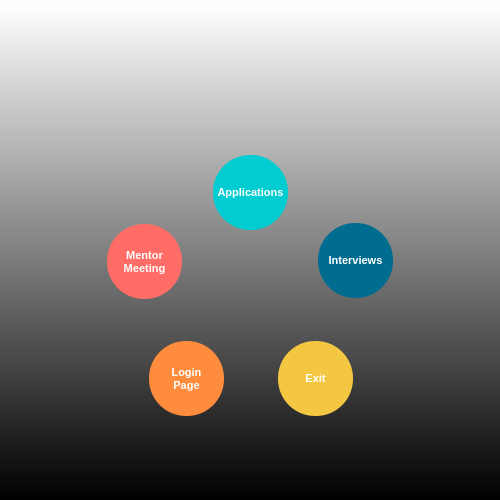
<?xml version="1.0" encoding="UTF-8"?>
<ui version="4.0">
 <class>Form</class>
 <widget class="QWidget" name="Form">
  <property name="geometry">
   <rect>
    <x>0</x>
    <y>0</y>
    <width>500</width>
    <height>500</height>
   </rect>
  </property>
  <property name="minimumSize">
   <size>
    <width>500</width>
    <height>500</height>
   </size>
  </property>
  <property name="maximumSize">
   <size>
    <width>500</width>
    <height>500</height>
   </size>
  </property>
  <property name="windowTitle">
   <string>USER PREFENCE</string>
  </property>
  <property name="windowIcon">
   <iconset>
    <normaloff>pictures/wehere_icon.png</normaloff>pictures/wehere_icon.png</iconset>
  </property>
  <property name="styleSheet">
   <string notr="true">background-color: qlineargradient(spread:pad, x1:0.499773, y1:1, x2:0.5, y2:0.00568182, stop:0 rgba(0, 0, 0, 255), stop:1 rgba(255, 255, 255, 255));</string>
  </property>
  <widget class="QLabel" name="label">
   <property name="geometry">
    <rect>
     <x>120</x>
     <y>20</y>
     <width>261</width>
     <height>101</height>
    </rect>
   </property>
   <property name="font">
    <font>
     <family>Arial</family>
     <pointsize>8</pointsize>
     <bold>true</bold>
    </font>
   </property>
   <property name="styleSheet">
    <string notr="true">background-color: rgba(0, 0, 0,0%);</string>
   </property>
   <property name="text">
    <string/>
   </property>
   <property name="pixmap">
    <pixmap>pictures/wehere_logo.ico</pixmap>
   </property>
  </widget>
  <widget class="QLabel" name="label_2">
   <property name="geometry">
    <rect>
     <x>80</x>
     <y>130</y>
     <width>341</width>
     <height>311</height>
    </rect>
   </property>
   <property name="font">
    <font>
     <family>Arial</family>
     <pointsize>8</pointsize>
     <bold>true</bold>
    </font>
   </property>
   <property name="styleSheet">
    <string notr="true">background-color: rgba(0, 0, 0,0%);</string>
   </property>
   <property name="text">
    <string/>
   </property>
   <property name="pixmap">
    <pixmap>pictures/user_loop.png</pixmap>
   </property>
   <property name="scaledContents">
    <bool>true</bool>
   </property>
  </widget>
  <widget class="QPushButton" name="pushButton_user_pre_applications">
   <property name="geometry">
    <rect>
     <x>213</x>
     <y>155</y>
     <width>75</width>
     <height>75</height>
    </rect>
   </property>
   <property name="minimumSize">
    <size>
     <width>75</width>
     <height>75</height>
    </size>
   </property>
   <property name="maximumSize">
    <size>
     <width>75</width>
     <height>75</height>
    </size>
   </property>
   <property name="font">
    <font>
     <family>Arial</family>
     <pointsize>8</pointsize>
     <bold>true</bold>
    </font>
   </property>
   <property name="styleSheet">
    <string notr="true">QPushButton{
	border-radius : 37px;
	
	background-color: rgb(0, 204, 209);
	color: rgb(255, 255, 255);
}
QPushButton:hover{
	
	
	background-color: rgb(0, 251, 255);
}
</string>
   </property>
   <property name="text">
    <string>Applications</string>
   </property>
  </widget>
  <widget class="QPushButton" name="pushButton_user_pre_interviews">
   <property name="geometry">
    <rect>
     <x>318</x>
     <y>223</y>
     <width>75</width>
     <height>75</height>
    </rect>
   </property>
   <property name="minimumSize">
    <size>
     <width>75</width>
     <height>75</height>
    </size>
   </property>
   <property name="maximumSize">
    <size>
     <width>75</width>
     <height>75</height>
    </size>
   </property>
   <property name="font">
    <font>
     <family>Arial</family>
     <pointsize>8</pointsize>
     <bold>true</bold>
    </font>
   </property>
   <property name="styleSheet">
    <string notr="true">QPushButton{
	border-radius : 37px;
	background-color: rgb(0, 108, 143);
	color: rgb(255, 255, 255);
}
QPushButton:hover{
	
	background-color: rgb(0, 196, 255);
}
</string>
   </property>
   <property name="text">
    <string>Interviews</string>
   </property>
  </widget>
  <widget class="QPushButton" name="pushButton_user_pre_exit">
   <property name="geometry">
    <rect>
     <x>278</x>
     <y>341</y>
     <width>75</width>
     <height>75</height>
    </rect>
   </property>
   <property name="minimumSize">
    <size>
     <width>75</width>
     <height>75</height>
    </size>
   </property>
   <property name="maximumSize">
    <size>
     <width>75</width>
     <height>75</height>
    </size>
   </property>
   <property name="font">
    <font>
     <family>Arial</family>
     <pointsize>8</pointsize>
     <bold>true</bold>
    </font>
   </property>
   <property name="styleSheet">
    <string notr="true">QPushButton{
	border-radius : 37px;
	background-color: rgb(243, 199, 65);
	color: rgb(255, 255, 255);
}
QPushButton:hover{
	
	background-color: rgb(162, 132, 43);
}
</string>
   </property>
   <property name="text">
    <string>Exit</string>
   </property>
  </widget>
  <widget class="QPushButton" name="pushButton_user_pre_login_page">
   <property name="geometry">
    <rect>
     <x>149</x>
     <y>341</y>
     <width>75</width>
     <height>75</height>
    </rect>
   </property>
   <property name="minimumSize">
    <size>
     <width>75</width>
     <height>75</height>
    </size>
   </property>
   <property name="maximumSize">
    <size>
     <width>75</width>
     <height>75</height>
    </size>
   </property>
   <property name="font">
    <font>
     <family>Arial</family>
     <pointsize>8</pointsize>
     <bold>true</bold>
    </font>
   </property>
   <property name="styleSheet">
    <string notr="true">QPushButton{
	border-radius : 37px;
	background-color: rgb(255, 140, 61);
	color: rgb(255, 255, 255);
}
QPushButton:hover{
	
	background-color: rgb(170, 92, 41);
}
</string>
   </property>
   <property name="text">
    <string>Login 
Page</string>
   </property>
  </widget>
  <widget class="QPushButton" name="pushButton_user_pre_mentor_meeting">
   <property name="geometry">
    <rect>
     <x>107</x>
     <y>224</y>
     <width>75</width>
     <height>75</height>
    </rect>
   </property>
   <property name="minimumSize">
    <size>
     <width>75</width>
     <height>75</height>
    </size>
   </property>
   <property name="maximumSize">
    <size>
     <width>75</width>
     <height>75</height>
    </size>
   </property>
   <property name="font">
    <font>
     <family>Arial</family>
     <pointsize>8</pointsize>
     <bold>true</bold>
    </font>
   </property>
   <property name="styleSheet">
    <string notr="true">QPushButton{
	border-radius : 37px;
	background-color: rgb(255, 109, 102);
	color: rgb(255, 255, 255);
}
QPushButton:hover{
	background-color: rgb(173, 73, 69);
}
</string>
   </property>
   <property name="text">
    <string>Mentor
Meeting</string>
   </property>
  </widget>
  <widget class="QLabel" name="label_3">
   <property name="geometry">
    <rect>
     <x>200</x>
     <y>245</y>
     <width>100</width>
     <height>100</height>
    </rect>
   </property>
   <property name="minimumSize">
    <size>
     <width>100</width>
     <height>100</height>
    </size>
   </property>
   <property name="maximumSize">
    <size>
     <width>100</width>
     <height>100</height>
    </size>
   </property>
   <property name="font">
    <font>
     <family>Arial</family>
     <pointsize>8</pointsize>
     <bold>true</bold>
    </font>
   </property>
   <property name="styleSheet">
    <string notr="true">background-color: rgba(0, 0, 0,0%);</string>
   </property>
   <property name="text">
    <string/>
   </property>
   <property name="pixmap">
    <pixmap>pictures/user_icon.png</pixmap>
   </property>
   <property name="scaledContents">
    <bool>true</bool>
   </property>
  </widget>
 </widget>
 <resources/>
 <connections/>
</ui>
